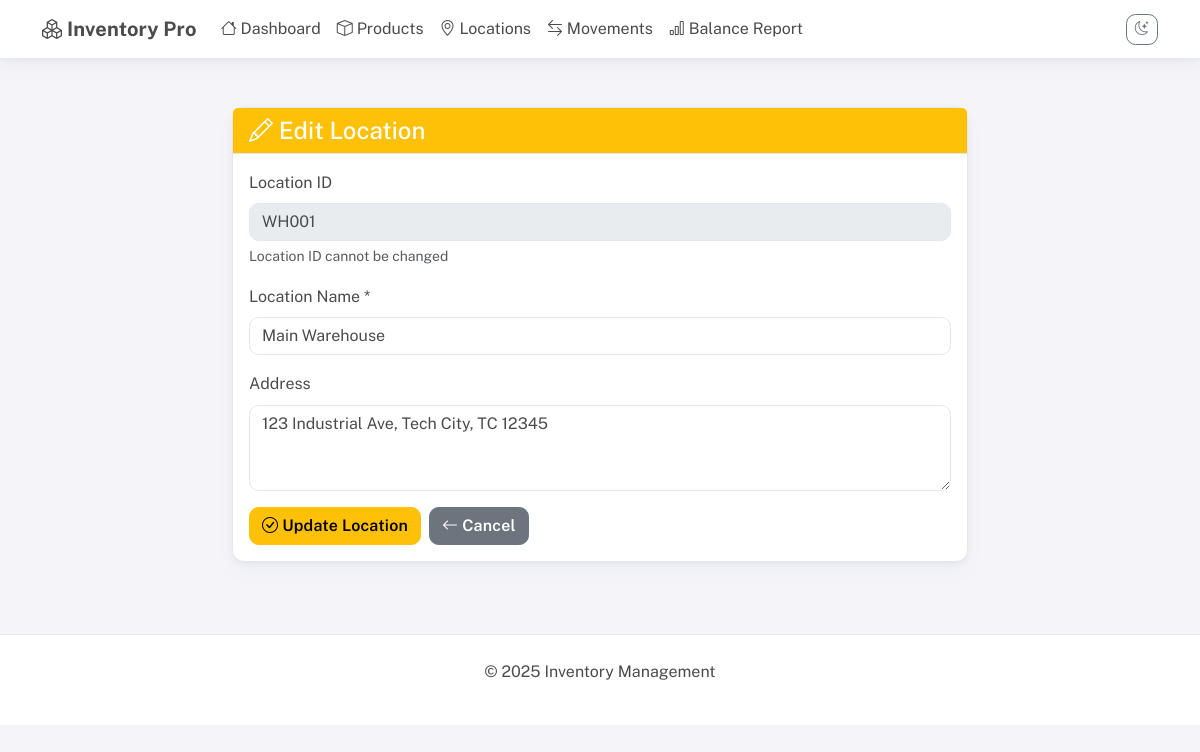
The page /locations/edit/WH001 on the database its author committed.
### app.py (models this page shows, shortened)
class Location(db.Model):
    location_id = db.Column(db.String(50), primary_key=True)
    name = db.Column(db.String(100), nullable=False)
    address = db.Column(db.Text)
    created_at = db.Column(db.DateTime, default=datetime.utcnow)

### app.py (the view, shortened to what this page needs)
@app.route('/locations/edit/<location_id>', methods=['GET', 'POST'])
def edit_location(location_id):
    location = Location.query.get_or_404(location_id)
    return render_template('edit_location.html', location=location)

### templates/edit_location.html (shortened to what this page needs)
{% extends "base.html" %}
{% block content %}
<div class="container mt-4">
    <div class="row justify-content-center">
        <div class="col-md-8">
            <div class="card">
                <div class="card-header bg-warning text-white">
                    <h4 class="mb-0"><i class="bi bi-pencil"></i> Edit Location</h4>
                </div>
                <div class="card-body">
                    <form method="POST">
                        <div class="mb-3">
                            <label for="location_id" class="form-label">Location ID</label>
                            <input type="text" class="form-control" id="location_id" value="{{ location.location_id }}" disabled>
                            <div class="form-text">Location ID cannot be changed</div>
                        </div>
                        <div class="mb-3">
                            <label for="name" class="form-label">Location Name *</label>
                            <input type="text" class="form-control" id="name" name="name" value="{{ location.name }}" required>
                        </div>
                        <div class="mb-3">
                            <label for="address" class="form-label">Address</label>
                            <textarea class="form-control" id="address" name="address" rows="3">{{ location.address or '' }}</textarea>
                        </div>
                        <div class="d-flex gap-2">
                            <button type="submit" class="btn btn-warning">
                                <i class="bi bi-check-circle"></i> Update Location
                            </button>
                            <a href="{{ url_for('locations') }}" class="btn btn-secondary">
                                <i class="bi bi-arrow-left"></i> Cancel
                            </a>
                        </div>
                    </form>
                </div>
            </div>
        </div>
    </div>
</div>
{% endblock %}

### templates/base.html (style rules this page uses)
:root, :root[data-theme="light"], [data-theme="light"] { --bs-primary: #696cff; --bs-primary-rgb: 105,108,255; --bs-secondary: #8592a3; --bs-success: #71dd37; --bs-info: #03c3ec; --bs-warning: #ffab00; --bs-danger: #ff3e1d; --bs-light: #f5f5f9; --bs-dark: #233446; --ui-body-bg: #f5f5f9; --ui-content-bg: #ffffff; --ui-text: #4b4b4b; --ui-muted: #667085; --ui-border: #e6e6f2; --ui-card-shadow: 0 2px 6px rgba(76, 87, 125, 0.06), 0 10px 20px rgba(76, 87, 125, 0.04); }
body { background-color: var(--ui-body-bg); color: var(--ui-text); font-family: 'Public Sans', system-ui, -apple-system, Segoe UI, Roboto, Ubuntu, Cantarell, Noto Sans, "Helvetica Neue", Arial, "Apple Color Emoji", "Segoe UI Emoji", "Segoe UI Symbol", sans-serif; line-height: 1.6; }
.card { background: var(--ui-content-bg); color: var(--ui-text); border: 1px solid var(--ui-border); border-radius: 0.75rem; box-shadow: var(--ui-card-shadow); transition: transform .2s ease, box-shadow .2s ease; }
.card-header { border-bottom: 1px solid var(--ui-border); background: transparent; }
.btn { border-radius: 0.6rem; font-weight: 600; letter-spacing: .2px; }
.form-control, .form-select { color: inherit; background: var(--ui-content-bg); border: 1px solid var(--ui-border); border-radius: .6rem; }

### rows shown on the page
Location: location_id "WH001", name "Main Warehouse", address "123 Industrial Ave, Tech City, TC 12345"
